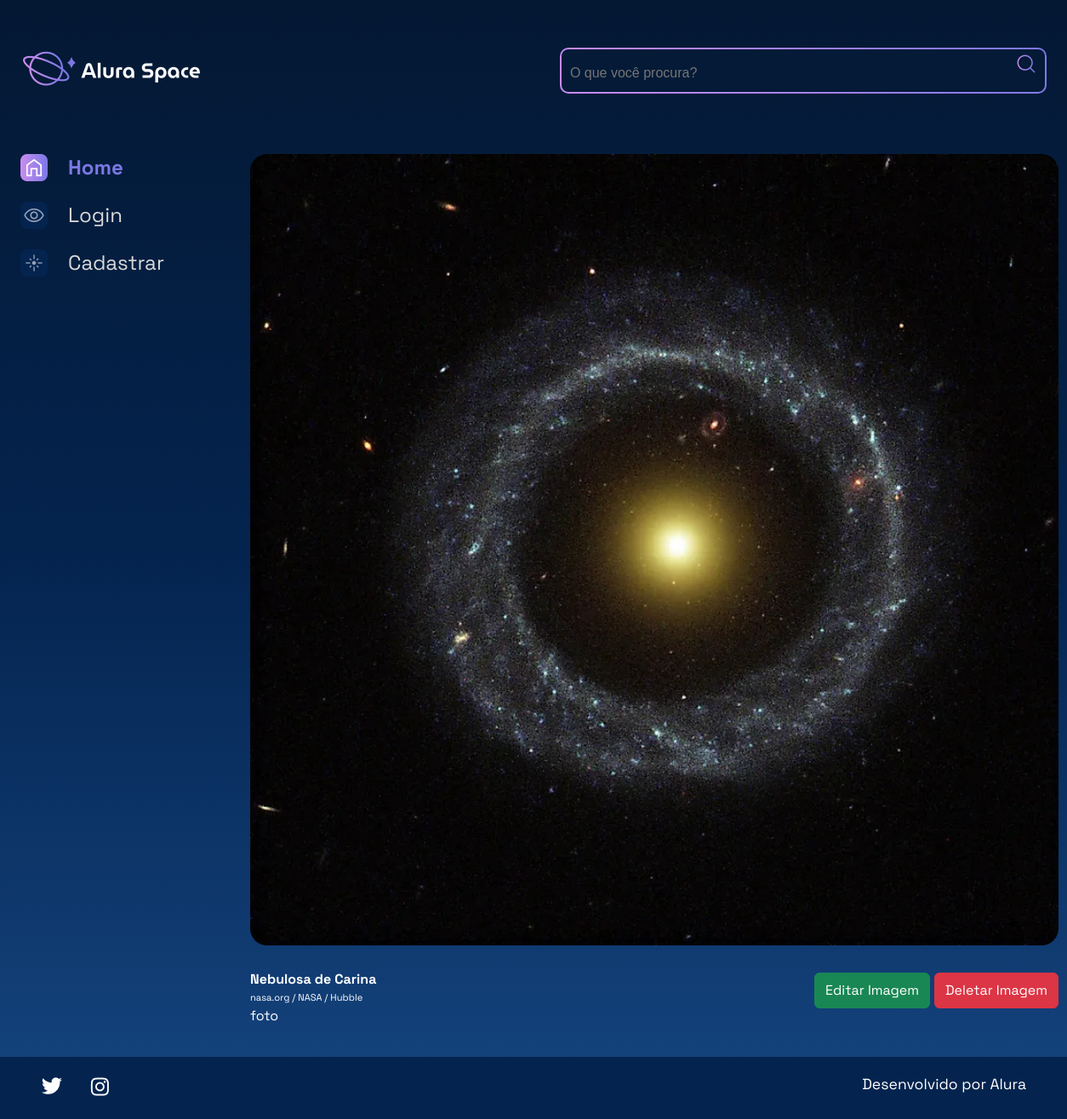
/imagem/5/, run on the app's committed database.
### apps/galeria/models.py (models this page shows, shortened)
class Fotografia(models.Model):
    OPECOES_CATEGORIA = [
        ("NEBULOSA", "Nebulosa"),
        ("ESTRELA", "Estrela"),
        ("GALAXIA", "Galáxia"),
        ("PLANETA", "Planeta"),
    ]
    nome = models.CharField(max_length=100, null=False, blank=False)
    legenda = models.CharField(max_length=200, null=False, blank=False)
    categoria = models.CharField(max_length=100, choices=OPECOES_CATEGORIA, default="")
    descricao = models.TextField(null=False, blank=False)
    foto = models.ImageField(upload_to="fotos/%Y/%m/%d/", blank=False, null=False)
    publicada = models.BooleanField(default=True)
    data_fotografia = models.DateTimeField(default=datetime.now, blank=False)
    usuario = models.ForeignKey(to=User, on_delete=models.SET_NULL, null=True, blank=False, related_name="user")

### apps/galeria/views.py (the view)
# urls.py: path('imagem/<int:foto_id>/', imagem, name='imagem'),
def imagem(request, foto_id):
   fotografia = get_object_or_404(Fotografia, pk=foto_id)
   return render(request, 'galeria/imagem.html', {"fotografia": fotografia})

### templates/galeria/imagem.html
{% extends 'shared/base.html' %}
{% load static %}
{% block content %}
<section class="conteudo">
    <section class="imagem">
        <div class="imagem__conteudo">
            {% if fotografia.foto %}
                <img class="imagem__imagem" src="{{ fotografia.foto.url }}" alt="{{ fotografia.nome }}">
            {% else %}
                <img class="imagem__imagem" src="{% static 'assets/imagens/galeria/not-found.png' %}" alt="foto">
            {% endif %}
            <div class="imagem__info">
                <div class="imagem__texto">
                    <p class="imagem__titulo">{{ fotografia.nome }}</p>
                    <p class="imagem__descricao">{{ fotografia.legenda }}</p>
                    <p class="imagem__texto">{{ fotografia.descricao }}</p>
                </div>
                <div>
                    <a href="{% url 'editar_imagem' fotografia.id %}" class="btn btn-success" style="padding-top: 8px; padding-bottom: 8px; cursor: pointer;">Editar Imagem</a>
                    <a href="{% url 'deletar_imagem' fotografia.id %}" class="btn btn-danger" style="padding-top: 8px; padding-bottom: 8px; cursor: pointer;">Deletar Imagem</a>
                </div>
            </div>
        </div>
    </section>
</section>
{% endblock %}

### setup/static/styles/style.css (style rules this page uses)
html, body, div, span, applet, object, iframe, h1, h2, h3, h4, h5, h6, p, blockquote, pre, a, abbr, acronym, address, big, cite, code, del, dfn, em, img, ins, kbd, q, s, samp, small, strike, strong, sub, sup, tt, var, b, u, i, center, dl, dt, dd, ol, ul, li, fieldset, form, label, legend, table, caption, tbody, tfoot, thead, tr, th, td, article, aside, canvas, details, embed, figure, figcaption, footer, header, hgroup, menu, nav, output, ruby, section, summary, time, mark, audio, video { margin: 0; padding: 0; border: 0; font-size: 100%; font: inherit; vertical-align: baseline; }
article, aside, details, figcaption, figure, footer, header, hgroup, menu, nav, section { display: block; }
body { line-height: 1; font-family: 'Space Grotesk', sans-serif; min-height: 100vh; background: linear-gradient(#041833,#04244F,#154580); background-repeat: no-repeat; background-position: center; background-size: cover; }
.imagem { display: flex; justify-content: center; align-items: center; }
.imagem__conteudo { background-color: transparent; display: flex; flex-direction: column; border-radius: 20px 20px 0 0; width: 950px; }
.imagem__imagem { width: 100%; border-radius: 20px; }
.imagem__info { font-size: 1.2rem; display: flex; justify-content: space-between; align-items: center; margin-bottom: 1rem; margin-top: 1rem; }
.imagem__texto { display: flex; flex-direction: column; justify-content: space-between; color: #FFFFFF; margin-top: 0.5rem; }
.imagem__titulo { font-weight: bold; line-height: 2rem; color: #FFFFFF; }
.imagem__texto { font-size: 1rem; }
.imagem__descricao { font-size: 0.7rem; }
.btn { --bs-btn-padding-x: 0.75rem; --bs-btn-padding-y: 0.375rem; --bs-btn-font-family: ; --bs-btn-font-size: 1rem; --bs-btn-font-weight: 400; --bs-btn-line-height: 1.5; --bs-btn-color: #212529; --bs-btn-bg: transparent; --bs-btn-border-width: 1px; --bs-btn-border-color: transparent; --bs-btn-border-radius: 0.375rem; --bs-btn-hover-border-color: transparent; --bs-btn-box-shadow: inset 0 1px 0 rgba(255, 255, 255, 0.15),0 1px 1px rgba(0, 0, 0, 0.075); --bs-btn-disabled-opacity: 0.65; --bs-btn-focus-box-shadow: 0 0 0 0.25rem rgba(var(--bs-btn-focus-shadow-rgb), .5); display: inline-block; padding: var(--bs-btn-padding-y) var(--bs-btn-padding-x); font-family: var(--bs-btn-font-family); font-size: var(--bs-btn-font-size); font-weight: var(--bs-btn-font-weight); line-height: var(--bs-btn-line-height); color: var(--bs-btn-color); text-align: center; text-decoration: none; vertical-align: middle; cursor: pointer; -webkit-user-select: none; -moz-user-select: none; user-select: none; border: var(--bs-btn-border-width) solid var(--bs-btn-border-color); border-radius: var(--bs-btn-border-radius); background-color: var(--bs-btn-bg); transition: color .15s ease-in-out,background-color .15s ease-in-out,border-color .15s ease-in-out,box-shadow .15s ease-in-out; }
.btn-success { --bs-btn-color: #fff; --bs-btn-bg: #198754; --bs-btn-border-color: #198754; --bs-btn-hover-color: #fff; --bs-btn-hover-bg: #157347; --bs-btn-hover-border-color: #146c43; --bs-btn-focus-shadow-rgb: 60,153,110; --bs-btn-active-color: #fff; --bs-btn-active-bg: #146c43; --bs-btn-active-border-color: #13653f; --bs-btn-active-shadow: inset 0 3px 5px rgba(0, 0, 0, 0.125); --bs-btn-disabled-color: #fff; --bs-btn-disabled-bg: #198754; --bs-btn-disabled-border-color: #198754; }
.btn-danger { color: #fff; background-color: #dc3545; border-color: #dc3545; }

### data on the page
Fotografia: foto (picture), nome "Nebulosa de Carina", legenda "nasa.org / NASA / Hubble", descricao "foto"
